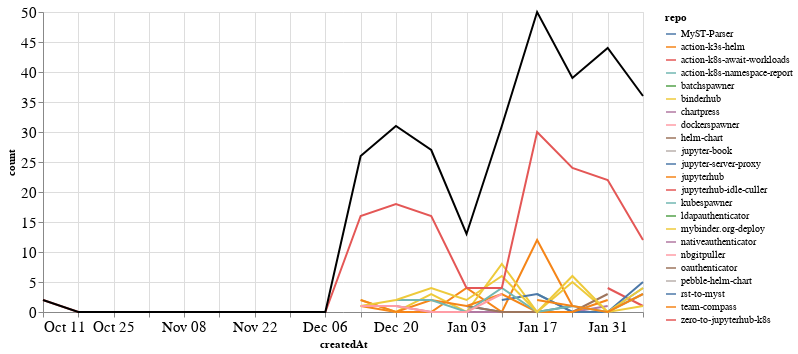

Notebook cell for this chart:
### Markdown cell above
### Comments

### Code cell
comments_time = comments.groupby('repo').resample('W', on='createdAt').count()['author'].reset_index()
comments_time = comments_time.rename(columns={'author': 'count'})
comments_time_total = comments_time.groupby('createdAt').agg({"count": "sum"}).reset_index()
ch1 = alt.Chart(comments_time, width=600).mark_line().encode(
    x='createdAt',
    y='count',
    color='repo',
    tooltip="repo"
)

ch2 = alt.Chart(comments_time_total, width=600).mark_line(color="black").encode(
    x='createdAt',
    y='count',
)

ch1 + ch2

### Figure 1 — Vega-Lite specification as saved in the notebook (floating-point values rounded to 4 significant figures)
{"config": {"axisLeft": {"labelFontSize": 15}, "axisBottom": {"labelFontSize": 15}}, "layer": [{"data": {"name": "data-7f50060519ea6311f508d9fa523d06ae"}, "mark": "line", "encoding": {"color": {"type": "nominal", "field": "repo"}, "tooltip": {"type": "nominal", "field": "repo"}, "x": {"type": "temporal", "field": "createdAt"}, "y": {"type": "quantitative", "field": "count"}}, "width": 600}, {"data": {"name": "data-b9e20f78910bfc7d28387c6b43744f4b"}, "mark": {"type": "line", "color": "black"}, "encoding": {"x": {"type": "temporal", "field": "createdAt"}, "y": {"type": "quantitative", "field": "count"}}, "width": 600}], "$schema": "https://vega.github.io/schema/vega-lite/v4.8.1.json", "datasets": {"data-7f50060519ea6311f508d9fa523d06ae": [{"repo": "MyST-Parser", "createdAt": "2021-01-03T00:00:00", "count": 1}, {"repo": "MyST-Parser", "createdAt": "2021-01-10T00:00:00", "count": 0}, {"repo": "MyST-Parser", "createdAt": "2021-01-17T00:00:00", "count": 0}, {"repo": "MyST-Parser", "createdAt": "2021-01-24T00:00:00", "count": 1}, {"repo": "action-k3s-helm", "createdAt": "2020-12-13T00:00:00", "count": 1}, {"repo": "action-k3s-helm", "createdAt": "2020-12-20T00:00:00", "count": 0}, {"repo": "action-k3s-helm", "createdAt": "2020-12-27T00:00:00", "count": 0}, {"repo": "action-k3s-helm", "createdAt": "2021-01-03T00:00:00", "count": 4}, {"repo": "action-k3s-helm", "createdAt": "2021-01-10T00:00:00", "count": 0}, {"repo": "action-k3s-helm", "createdAt": "2021-01-17T00:00:00", "count": 12}, {"repo": "action-k3s-helm", "createdAt": "2021-01-24T00:00:00", "count": 1}, {"repo": "action-k8s-await-workloads", "createdAt": "2021-01-31T00:00:00", "count": 4}, {"repo": "action-k8s-await-workloads", "createdAt": "2021-02-07T00:00:00", "count": 1}, {"repo": "action-k8s-namespace-report", "createdAt": "2021-01-17T00:00:00", "count": 3}, {"repo": "action-k8s-namespace-report", "createdAt": "2021-01-24T00:00:00", "count": 0}, {"repo": "action-k8s-namespace-report", "createdAt": "2021-01-31T00:00:00", "count": 0}, {"repo": "action-k8s-namespace-report", "createdAt": "2021-02-07T00:00:00", "count": 3}, {"repo": "batchspawner", "createdAt": "2021-01-31T00:00:00", "count": 8}, {"repo": "binderhub", "createdAt": "2020-12-13T00:00:00", "count": 2}, {"repo": "binderhub", "createdAt": "2020-12-20T00:00:00", "count": 0}, {"repo": "binderhub", "createdAt": "2020-12-27T00:00:00", "count": 3}, {"repo": "binderhub", "createdAt": "2021-01-03T00:00:00", "count": 0}, {"repo": "binderhub", "createdAt": "2021-01-10T00:00:00", "count": 8}, {"repo": "binderhub", "createdAt": "2021-01-17T00:00:00", "count": 0}, {"repo": "binderhub", "createdAt": "2021-01-24T00:00:00", "count": 5}, {"repo": "binderhub", "createdAt": "2021-01-31T00:00:00", "count": 0}, {"repo": "binderhub", "createdAt": "2021-02-07T00:00:00", "count": 1}, {"repo": "chartpress", "createdAt": "2020-12-20T00:00:00", "count": 1}, {"repo": "chartpress", "createdAt": "2020-12-27T00:00:00", "count": 0}, {"repo": "chartpress", "createdAt": "2021-01-03T00:00:00", "count": 0}, {"repo": "chartpress", "createdAt": "2021-01-10T00:00:00", "count": 0}, {"repo": "chartpress", "createdAt": "2021-01-17T00:00:00", "count": 0}, {"repo": "chartpress", "createdAt": "2021-01-24T00:00:00", "count": 0}, {"repo": "chartpress", "createdAt": "2021-01-31T00:00:00", "count": 1}, {"repo": "dockerspawner", "createdAt": "2020-12-20T00:00:00", "count": 7}, {"repo": "helm-chart", "createdAt": "2021-01-03T00:00:00", "count": 1}, {"repo": "helm-chart", "createdAt": "2021-01-10T00:00:00", "count": 0}, {"repo": "helm-chart", "createdAt": "2021-01-17T00:00:00", "count": 0}, {"repo": "helm-chart", "createdAt": "2021-01-24T00:00:00", "count": 0}, {"repo": "helm-chart", "createdAt": "2021-01-31T00:00:00", "count": 3}, {"repo": "jupyter-book", "createdAt": "2020-12-13T00:00:00", "count": 1}, {"repo": "jupyter-server-proxy", "createdAt": "2021-01-10T00:00:00", "count": 2}, {"repo": "jupyter-server-proxy", "createdAt": "2021-01-17T00:00:00", "count": 3}, {"repo": "jupyter-server-proxy", "createdAt": "2021-01-24T00:00:00", "count": 0}, {"repo": "jupyter-server-proxy", "createdAt": "2021-01-31T00:00:00", "count": 0}, {"repo": "jupyter-server-proxy", "createdAt": "2021-02-07T00:00:00", "count": 5}, {"repo": "jupyterhub", "createdAt": "2020-12-13T00:00:00", "count": 2}, {"repo": "jupyterhub", "createdAt": "2020-12-20T00:00:00", "count": 0}, {"repo": "jupyterhub", "createdAt": "2020-12-27T00:00:00", "count": 2}, {"repo": "jupyterhub", "createdAt": "2021-01-03T00:00:00", "count": 1}, {"repo": "jupyterhub", "createdAt": "2021-01-10T00:00:00", "count": 3}, {"repo": "jupyterhub", "createdAt": "2021-01-17T00:00:00", "count": 0}, {"repo": "jupyterhub", "createdAt": "2021-01-24T00:00:00", "count": 0}, {"repo": "jupyterhub", "createdAt": "2021-01-31T00:00:00", "count": 2}, {"repo": "jupyterhub-idle-culler", "createdAt": "2021-01-31T00:00:00", "count": 1}, {"repo": "kubespawner", "createdAt": "2020-12-20T00:00:00", "count": 2}, {"repo": "kubespawner", "createdAt": "2020-12-27T00:00:00", "count": 2}, {"repo": "kubespawner", "createdAt": "2021-01-03T00:00:00", "count": 0}, {"repo": "kubespawner", "createdAt": "2021-01-10T00:00:00", "count": 4}, {"repo": "kubespawner", "createdAt": "2021-01-17T00:00:00", "count": 0}, {"repo": "kubespawner", "createdAt": "2021-01-24T00:00:00", "count": 1}, {"repo": "kubespawner", "createdAt": "2021-01-31T00:00:00", "count": 0}, {"repo": "kubespawner", "createdAt": "2021-02-07T00:00:00", "count": 4}, {"repo": "ldapauthenticator", "createdAt": "2020-12-13T00:00:00", "count": 1}, {"repo": "mybinder.org-deploy", "createdAt": "2020-12-13T00:00:00", "count": 1}, {"repo": "mybinder.org-deploy", "createdAt": "2020-12-20T00:00:00", "count": 2}, {"repo": "mybinder.org-deploy", "createdAt": "2020-12-27T00:00:00", "count": 4}, {"repo": "mybinder.org-deploy", "createdAt": "2021-01-03T00:00:00", "count": 2}, {"repo": "mybinder.org-deploy", "createdAt": "2021-01-10T00:00:00", "count": 6}, {"repo": "mybinder.org-deploy", "createdAt": "2021-01-17T00:00:00", "count": 0}, {"repo": "mybinder.org-deploy", "createdAt": "2021-01-24T00:00:00", "count": 6}, {"repo": "mybinder.org-deploy", "createdAt": "2021-01-31T00:00:00", "count": 0}, {"repo": "mybinder.org-deploy", "createdAt": "2021-02-07T00:00:00", "count": 4}, {"repo": "nativeauthenticator", "createdAt": "2021-01-31T00:00:00", "count": 3}, {"repo": "nbgitpuller", "createdAt": "2020-12-13T00:00:00", "count": 1}, {"repo": "nbgitpuller", "createdAt": "2020-12-20T00:00:00", "count": 1}, {"repo": "nbgitpuller", "createdAt": "2020-12-27T00:00:00", "count": 0}, {"repo": "nbgitpuller", "createdAt": "2021-01-03T00:00:00", "count": 0}, {"repo": "nbgitpuller", "createdAt": "2021-01-10T00:00:00", "count": 3}, {"repo": "oauthenticator", "createdAt": "2021-02-07T00:00:00", "count": 3}, {"repo": "pebble-helm-chart", "createdAt": "2020-12-13T00:00:00", "count": 1}, {"repo": "rst-to-myst", "createdAt": "2021-01-10T00:00:00", "count": 1}, {"repo": "team-compass", "createdAt": "2021-01-17T00:00:00", "count": 2}, {"repo": "team-compass", "createdAt": "2021-01-24T00:00:00", "count": 1}, {"repo": "team-compass", "createdAt": "2021-01-31T00:00:00", "count": 0}, {"repo": "team-compass", "createdAt": "2021-02-07T00:00:00", "count": 3}, {"repo": "zero-to-jupyterhub-k8s", "createdAt": "2020-10-11T00:00:00", "count": 2}, {"repo": "zero-to-jupyterhub-k8s", "createdAt": "2020-10-18T00:00:00", "count": 0}, {"repo": "zero-to-jupyterhub-k8s", "createdAt": "2020-10-25T00:00:00", "count": 0}, {"repo": "zero-to-jupyterhub-k8s", "createdAt": "2020-11-01T00:00:00", "count": 0}, {"repo": "zero-to-jupyterhub-k8s", "createdAt": "2020-11-08T00:00:00", "count": 0}, {"repo": "zero-to-jupyterhub-k8s", "createdAt": "2020-11-15T00:00:00", "count": 0}, {"repo": "zero-to-jupyterhub-k8s", "createdAt": "2020-11-22T00:00:00", "count": 0}, {"repo": "zero-to-jupyterhub-k8s", "createdAt": "2020-11-29T00:00:00", "count": 0}, {"repo": "zero-to-jupyterhub-k8s", "createdAt": "2020-12-06T00:00:00", "count": 0}, {"repo": "zero-to-jupyterhub-k8s", "createdAt": "2020-12-13T00:00:00", "count": 16}, {"repo": "zero-to-jupyterhub-k8s", "createdAt": "2020-12-20T00:00:00", "count": 18}, {"repo": "zero-to-jupyterhub-k8s", "createdAt": "2020-12-27T00:00:00", "count": 16}, {"repo": "zero-to-jupyterhub-k8s", "createdAt": "2021-01-03T00:00:00", "count": 4}, {"repo": "zero-to-jupyterhub-k8s", "createdAt": "2021-01-10T00:00:00", "count": 4}, {"repo": "zero-to-jupyterhub-k8s", "createdAt": "2021-01-17T00:00:00", "count": 30}, {"repo": "zero-to-jupyterhub-k8s", "createdAt": "2021-01-24T00:00:00", "count": 24}, {"repo": "zero-to-jupyterhub-k8s", "createdAt": "2021-01-31T00:00:00", "count": 22}, {"repo": "zero-to-jupyterhub-k8s", "createdAt": "2021-02-07T00:00:00", "count": 12}], "data-b9e20f78910bfc7d28387c6b43744f4b": [{"createdAt": "2020-10-11T00:00:00", "count": 2}, {"createdAt": "2020-10-18T00:00:00", "count": 0}, {"createdAt": "2020-10-25T00:00:00", "count": 0}, {"createdAt": "2020-11-01T00:00:00", "count": 0}, {"createdAt": "2020-11-08T00:00:00", "count": 0}, {"createdAt": "2020-11-15T00:00:00", "count": 0}, {"createdAt": "2020-11-22T00:00:00", "count": 0}, {"createdAt": "2020-11-29T00:00:00", "count": 0}, {"createdAt": "2020-12-06T00:00:00", "count": 0}, {"createdAt": "2020-12-13T00:00:00", "count": 26}, {"createdAt": "2020-12-20T00:00:00", "count": 31}, {"createdAt": "2020-12-27T00:00:00", "count": 27}, {"createdAt": "2021-01-03T00:00:00", "count": 13}, {"createdAt": "2021-01-10T00:00:00", "count": 31}, {"createdAt": "2021-01-17T00:00:00", "count": 50}, {"createdAt": "2021-01-24T00:00:00", "count": 39}, {"createdAt": "2021-01-31T00:00:00", "count": 44}, {"createdAt": "2021-02-07T00:00:00", "count": 36}]}}
